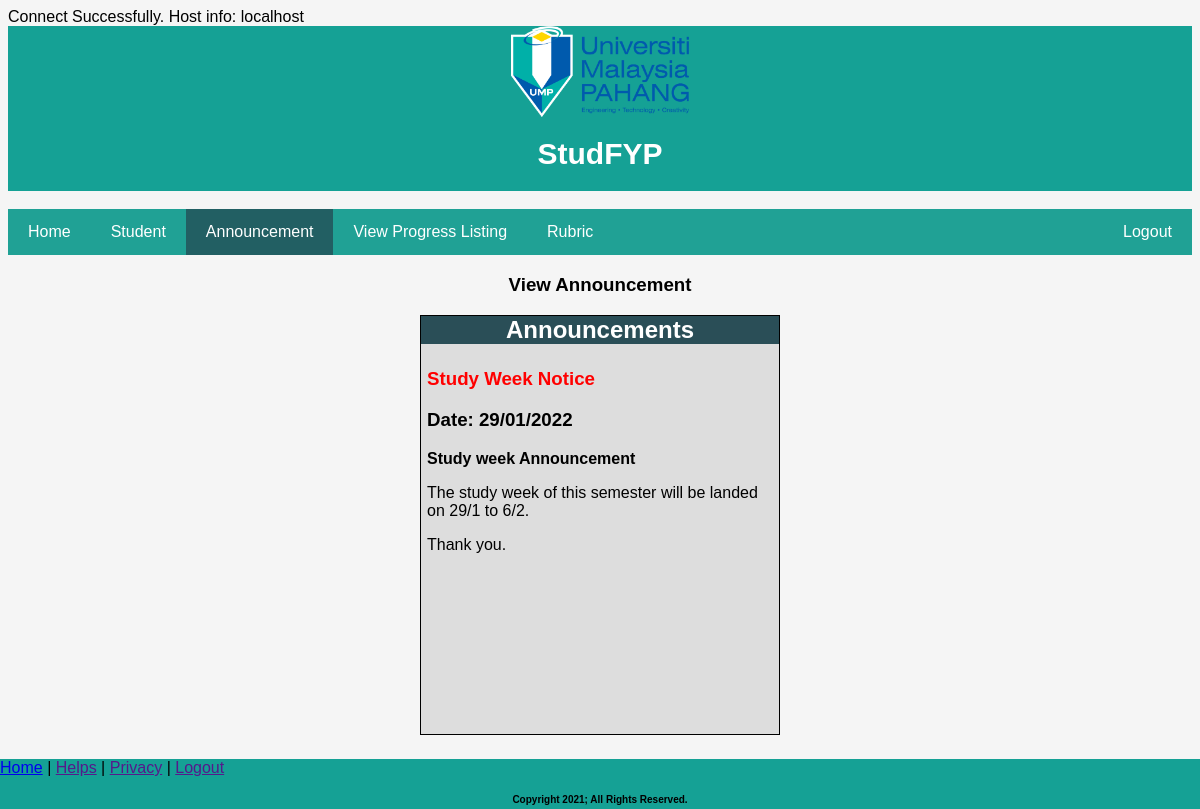
Screenshot of /view_announcement.php?aID=5 with the database file from the repository.
### tables this page shows
CREATE TABLE `announcement` (
  `aID` int(11) NOT NULL,
  `topic` varchar(100) NOT NULL,
  `setdate` date NOT NULL,
  `Faculty_Announcement` text NOT NULL,
  `Faculty_Code` varchar(20) NOT NULL
);

### view_announcement.php (the view, shortened to what this page needs)
<?php
include "databaseFYP.php";
?>
<!DOCTYPE html>
<html>
    <head>
        <link rel="stylesheet" type="text/css" href="./css/coordinator.css">
    </head>
    <body>
        <header>
            <img src= ./img/logo1.png width=15%>
            <h1>StudFYP</h1>
        </header>
        <br>
        <div class="navbar_mid">
            <a href="coordinatorPage.php">Home</a>
            <a href="student-supervisor.php">Student</a>
            <a class="active" href="announcement.php">Announcement</a>
            <a href="view_progress_listing.php">View Progress Listing</a>
            <a href="rubric_list.php">Rubric</a>
            <a href="" style="float:right">Logout</a>
        </div>
                <h3 style="text-align:center">View Announcement</h3>
                <div class="announce-box">
                    <h2 style="color: white; background-color: #2a4e57; text-align: center; margin: 0px; padding: 0px;">Announcements</h2>
                    <div id="cc-homepage-announcements">
                        <?php
                        $sql = "SELECT * from announcement WHERE aID='". $_GET['aID']."'";
                        $result = mysqli_query($conn,$sql) or die(mysqli_error($conn));
                        while($row = mysqli_fetch_array($result)) {
                            echo "<h3>"."<b style='color:red'>" .$row['topic']."</b>"."</h3>";
                            echo "<h3>"."Date: " .date('d/m/Y',strtotime($row['setdate']))."</h3>";
                            echo $row['Faculty_Announcement'];
                            echo "<br>";
                        }
                        ?>
                    </div>
                </div>
                <br><br>
                <div style="text-align: center;">
                </div>
        <footer>
        <div class="footer">
            <a href="coordinatorPage.php">Home</a> |
            <a href="">Helps</a> |
            <a href="">Privacy</a> |
            <a href="">Logout</a>
            <br>
            <h5>Copyright 2021; All Rights Reserved.</h5>
        </div>
        </footer>
    </body>
</html>

### css/coordinator.css (style rules this page uses)
* { box-sizing: border-box; }
body { font-family: Arial, Helvetica, sans-serif; }
header { background-color: #15a195; padding: 0.1px; text-align: center; font-size: 15px; color: white; }
.navbar_mid { overflow: hidden; background-color:#20a195; left:50%; }
.navbar_mid a { float: left; display: block; color: white; padding: 14px 20px; text-decoration: none; }
.navbar_mid a.active { background-color:#225f63; color: white; }
.footer { position: fixed; left: 0; bottom: 0; width: 100%; height: 50px; background-color:#15a195; }
.footer h5 { text-align: center; font-size: 10px; color: black; }
body { background-color: #f5f5f5; }

### view_announcement.php (style rules this page uses)
.announce-box { background-color: #ddd; width: 360px; height: 420px; border: 1px solid black; margin-left: auto; margin-right: auto; }
#cc-homepage-announcements { height: 390px; overflow-x: hidden; overflow-y: auto; padding: 6px; text-align: left; }

### rows the page displays
announcement: topic "Study Week Notice", setdate "29/01/2022", Faculty_Announcement "Study week Announcement The study week of this semester will be landed on 29/1 to 6/2. Thank you."

### other values shown
mysqli_get_host_info($conn) "localhost"
